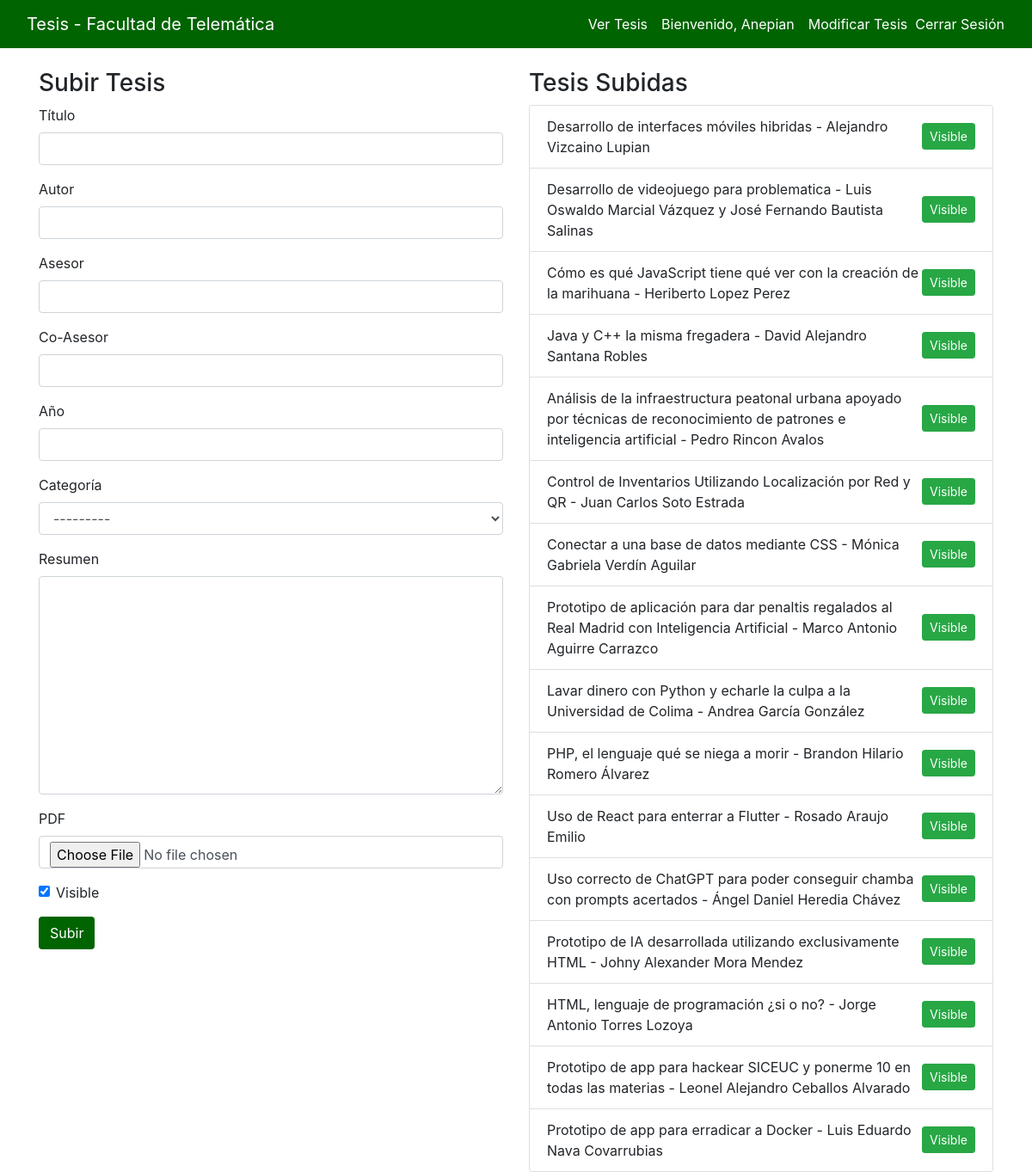
The page /upload/ (signed in) on the database its author committed.
### tesis/models.py (models this page shows, shortened)
class Thesis(models.Model):
    CATEGORY_CHOICES = [
        ('programacion', 'Programación'),
        ('redes', 'Redes'),
        ('seguridad', 'Seguridad'),
        ('iot', 'IoT'),
        ('big_data', 'Big Data'),
        ('inteligencia_artificial', 'Inteligencia Artificial'),
    ]
    title = models.CharField(max_length=255)
    author = models.CharField(max_length=255)
    advisor = models.CharField(max_length=255)
    co_advisor = models.CharField(max_length=255, blank=True, null=True)
    year = models.IntegerField()
    category = models.CharField(max_length=50, choices=CATEGORY_CHOICES)
    summary = models.TextField()
    pdf = models.FileField(upload_to='theses/')
    visible = models.BooleanField(default=True)
    uploaded_by = models.ForeignKey(User, on_delete=models.CASCADE, default=1)  # Suponiendo que el ID del usuario administrador es 1

### tesis/views.py (the view)
# urls.py: path('upload/', views.upload_thesis, name='upload_thesis'),
@login_required
def upload_thesis(request):
    if request.method == 'POST':
        form = ThesisForm(request.POST, request.FILES)
        if form.is_valid():
            thesis = form.save(commit=False)
            thesis.uploaded_by = request.user
            thesis.save()
            return redirect('tesis:upload_thesis')
    else:
        form = ThesisForm()
    if request.user.is_superuser:
        theses = Thesis.objects.all()
    else:
        theses = Thesis.objects.filter(uploaded_by=request.user)
    return render(request, 'tesis/upload_thesis.html', {'form': form, 'theses': theses})

### tesis/forms.py
class ThesisForm(forms.ModelForm):
    class Meta:
        model = Thesis
        fields = ['title', 'author', 'advisor', 'co_advisor', 'year', 'category', 'summary', 'pdf', 'visible']
        widgets = {
            'title': forms.TextInput(attrs={'class': 'form-control'}),
            'author': forms.TextInput(attrs={'class': 'form-control'}),
            'advisor': forms.TextInput(attrs={'class': 'form-control'}),
            'co_advisor': forms.TextInput(attrs={'class': 'form-control'}),
            'year': forms.NumberInput(attrs={'class': 'form-control'}),
            'category': forms.Select(attrs={'class': 'form-control'}),
            'summary': forms.Textarea(attrs={'class': 'form-control'}),
            'pdf': forms.FileInput(attrs={'class': 'form-control'}),
            'visible': forms.CheckboxInput(attrs={'class': 'form-check-input'}),
        }

### tesis/templates/tesis/upload_thesis.html (shortened to what this page needs)
{% load static %}
<!DOCTYPE html>
<html lang="es">
<head>
    <link rel="stylesheet" href="https://stackpath.bootstrapcdn.com/bootstrap/4.5.2/css/bootstrap.min.css">
    <link rel="stylesheet" href="{% static 'css/styles.css' %}">
</head>
<body>
    <nav class="navbar navbar-expand-lg navbar-custom mb-4 w-100">
        <div class="container-fluid">
            <a class="navbar-brand" href="{% url 'tesis:home' %}">Tesis - Facultad de Telemática</a>
            <div class="collapse navbar-collapse" id="navbarNav">
                <ul class="navbar-nav ml-auto">
                    <li class="nav-item">
                        <a class="nav-link" href="{% url 'tesis:visitor_view_theses' %}">Ver Tesis</a>
                    </li>
                    {% if user.is_authenticated %}
                        <li class="nav-item">
                            <span class="nav-link">Bienvenido, {{ user.username }}</span>
                        </li>
                        <li class="nav-item">
                            <a class="nav-link" href="{% url 'tesis:upload_thesis' %}">Modificar Tesis</a>
                        </li>
                        <li class="nav-item">
                            <form method="post" action="{% url 'logout' %}" class="form-inline">
                                <button type="submit" class="btn btn-link nav-link" style="padding: 0;">Cerrar Sesión</button>
                            </form>
                        </li>
                    {% else %}
                        <li class="nav-item">
                            <a class="nav-link" href="{% url 'login' %}">Iniciar Sesión</a>
                        </li>
                    {% endif %}
                </ul>
            </div>
        </div>
    </nav>
    <div class="container container-custom">
        <div class="row">
            <div class="col-md-6">
                <h3>Subir Tesis</h3>
                <form method="post" enctype="multipart/form-data">
                    <div class="form-group mb-3">
                        <label for="title">Título</label>
                        {{ form.title }}
                    </div>
                    <div class="form-group mb-3">
                        <label for="author">Autor</label>
                        {{ form.author }}
                    </div>
                    <div class="form-group mb-3">
                        <label for="advisor">Asesor</label>
                        {{ form.advisor }}
                    </div>
                    <div class="form-group mb-3">
                        <label for="co_advisor">Co-Asesor</label>
                        {{ form.co_advisor }}
                    </div>
                    <div class="form-group mb-3">
                        <label for="year">Año</label>
                        {{ form.year }}
                    </div>
                    <div class="form-group mb-3">
                        <label for="category">Categoría</label>
                        {{ form.category }}
                    </div>
                    <div class="form-group mb-3">
                        <label for="summary">Resumen</label>
                        {{ form.summary }}
                    </div>
                    <div class="form-group mb-3">
                        <label for="pdf">PDF</label>
                        {{ form.pdf }}
                    </div>
                    <div class="form-group form-check mb-3">
                        {{ form.visible }} <label class="form-check-label" for="visible">Visible</label>
                    </div>
                    <button type="submit" class="btn btn-custom">Subir</button>
                </form>
            </div>
            <div class="col-md-6">
                <h3>Tesis Subidas</h3>
                <ul class="list-group">
                    {% for thesis in theses %}
                        <li class="list-group-item d-flex justify-content-between align-items-center">
                            <span>{{ thesis.title }} - {{ thesis.author }}</span>
                            <div>
                                <a href="{% url 'tesis:admin_toggle_visibility' thesis.id %}" class="btn btn-sm {% if thesis.visible %}btn-success{% else %}btn-secondary{% endif %}">
                                    {% if thesis.visible %}Visible{% else %}Oculto{% endif %}
                                </a>
                            </div>
                        </li>
                    {% endfor %}
                </ul>
            </div>
        </div>
    </div>
</body>
</html>

### static/css/styles.css (style rules this page uses)
.navbar-custom { background-color: #006400; }
.navbar-custom .navbar-brand, .navbar-custom .nav-link { color: #ffffff; }
.container-custom { margin-top: 20px; }
.btn-custom { background-color: #006400; color: #ffffff; }

### tesis/templates/tesis/upload_thesis.html (style rules this page uses)
.navbar-nav .nav-item { display: flex; align-items: center; }
.navbar-nav .nav-link { display: flex; align-items: center; }

### rows shown on the page
Thesis: title "Desarrollo de interfaces móviles hibridas", author "Alejandro Vizcaino Lupian", visible "Visible"
Thesis: title "Desarrollo de videojuego para problematica", author "Luis Oswaldo Marcial Vázquez y José Fernando Bautista Salinas", visible "Visible"
Thesis: title "Cómo es qué JavaScript tiene qué ver con la creación de la marihuana", author "Heriberto Lopez Perez", visible "Visible"
Thesis: title "Java y C++ la misma fregadera", author "David Alejandro Santana Robles", visible "Visible"
Thesis: title "Análisis de la infraestructura peatonal urbana apoyado por técnicas de reconocimiento de patrones e inteligencia artificial", author "Pedro Rincon Avalos", visible "Visible"
Thesis: title "Control de Inventarios Utilizando Localización por Red y QR", author "Juan Carlos Soto Estrada", visible "Visible"
Thesis: title "Conectar a una base de datos mediante CSS", author "Mónica Gabriela Verdín Aguilar", visible "Visible"
Thesis: title "Prototipo de aplicación para dar penaltis regalados al Real Madrid con Inteligencia Artificial", author "Marco Antonio Aguirre Carrazco", visible "Visible"
Thesis: title "Lavar dinero con Python y echarle la culpa a la Universidad de Colima", author "Andrea García González", visible "Visible"
Thesis: title "PHP, el lenguaje qué se niega a morir", author "Brandon Hilario Romero Álvarez", visible "Visible"
Thesis: title "Uso de React para enterrar a Flutter", author "Rosado Araujo Emilio", visible "Visible"
Thesis: title "Uso correcto de ChatGPT para poder conseguir chamba con prompts acertados", author "Ángel Daniel Heredia Chávez", visible "Visible"
Thesis: title "Prototipo de IA desarrollada utilizando exclusivamente HTML", author "Johny Alexander Mora Mendez", visible "Visible"
Thesis: title "HTML, lenguaje de programación ¿si o no?", author "Jorge Antonio Torres Lozoya", visible "Visible"
Thesis: title "Prototipo de app para hackear SICEUC y ponerme 10 en todas las materias", author "Leonel Alejandro Ceballos Alvarado", visible "Visible"
Thesis: title "Prototipo de app para erradicar a Docker", author "Luis Eduardo Nava Covarrubias", visible "Visible"

### other values the page prints
{{ user.username }} "Anepian"
